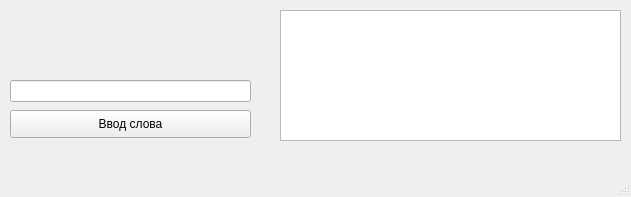
<?xml version="1.0" encoding="UTF-8"?>
<ui version="4.0">
 <class>MainWindow</class>
 <widget class="QMainWindow" name="MainWindow">
  <property name="geometry">
   <rect>
    <x>0</x>
    <y>0</y>
    <width>631</width>
    <height>197</height>
   </rect>
  </property>
  <property name="windowTitle">
   <string>MainWindow</string>
  </property>
  <widget class="QWidget" name="centralwidget">
   <widget class="QLineEdit" name="lineEdit">
    <property name="geometry">
     <rect>
      <x>10</x>
      <y>80</y>
      <width>241</width>
      <height>22</height>
     </rect>
    </property>
   </widget>
   <widget class="QPushButton" name="pushButton">
    <property name="geometry">
     <rect>
      <x>10</x>
      <y>110</y>
      <width>241</width>
      <height>28</height>
     </rect>
    </property>
    <property name="text">
     <string>Ввод слова</string>
    </property>
   </widget>
   <widget class="QTextEdit" name="textEdit">
    <property name="geometry">
     <rect>
      <x>280</x>
      <y>10</y>
      <width>341</width>
      <height>131</height>
     </rect>
    </property>
   </widget>
  </widget>
  <widget class="QMenuBar" name="menubar">
   <property name="geometry">
    <rect>
     <x>0</x>
     <y>0</y>
     <width>631</width>
     <height>26</height>
    </rect>
   </property>
  </widget>
  <widget class="QStatusBar" name="statusbar"/>
 </widget>
 <resources/>
 <connections/>
</ui>
